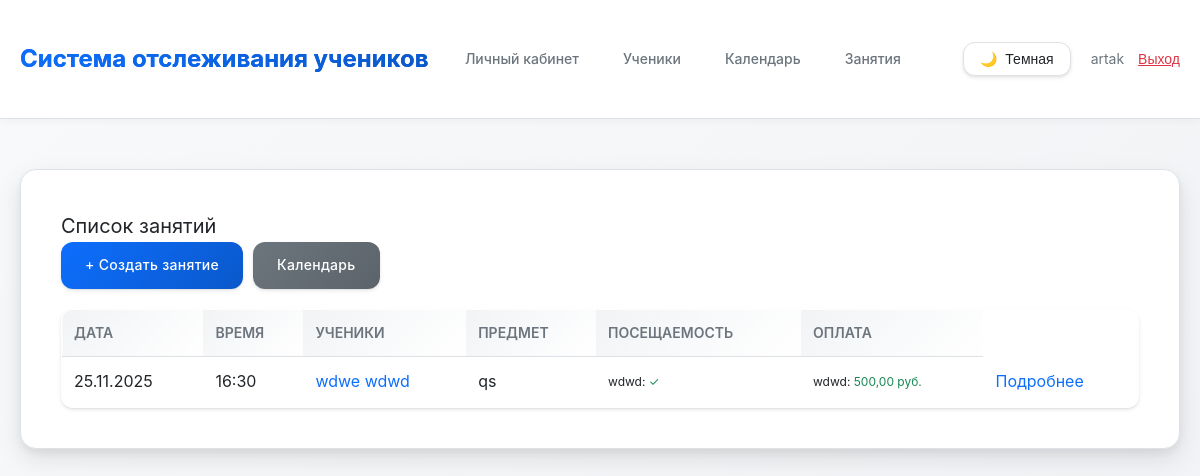
The page /lessons/ (signed in) on the database as committed earlier.
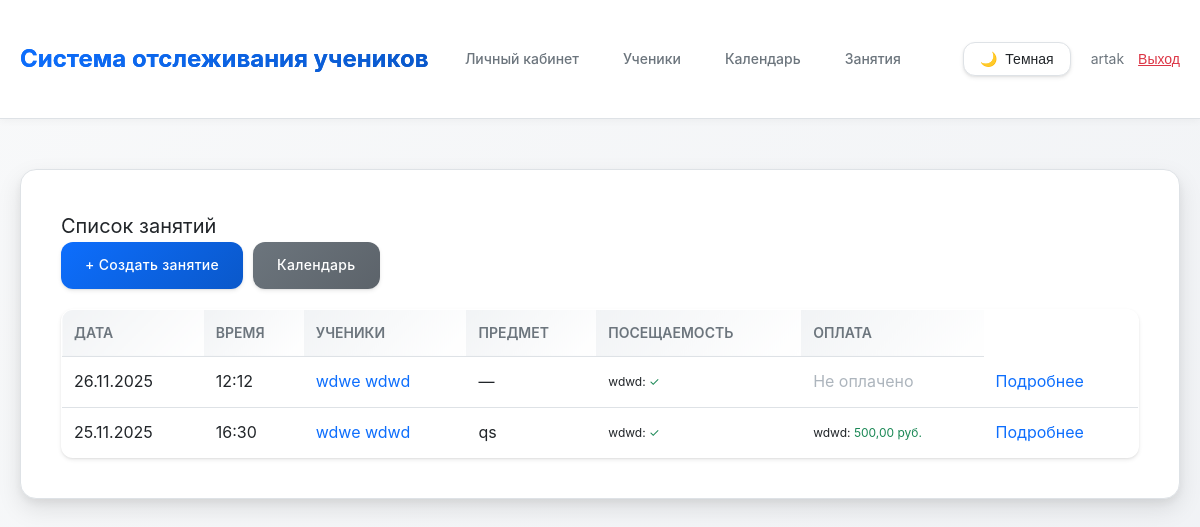
The same page on the database as committed later.
### main/models.py (models this page shows, shortened)
class Lesson(models.Model):
    tutor = models.ForeignKey(Tutor, on_delete=models.CASCADE, related_name='lessons', verbose_name='Репетитор')
    students = models.ManyToManyField(Student, related_name='lessons', verbose_name='Ученики')
    date = models.DateField(verbose_name='Дата')
    time = models.TimeField(verbose_name='Время')
    duration = models.IntegerField(default=60, validators=[MinValueValidator(1)], verbose_name='Длительность (минуты)')
    lesson_price = models.DecimalField(max_digits=10, decimal_places=2, default=Decimal('0.00'), validators=[MinValueValidator(Decimal('0.00'))], verbose_name='Стоимость занятия (за одного ученика)')
    subject = models.CharField(max_length=200, blank=True, verbose_name='Предмет/Тема')
    notes = models.TextField(blank=True, verbose_name='Заметки')
    created_at = models.DateTimeField(auto_now_add=True, verbose_name='Дата создания')
    updated_at = models.DateTimeField(auto_now=True, verbose_name='Дата обновления')
    class Meta:
        verbose_name = 'Занятие'
        verbose_name_plural = 'Занятия'
        ordering = ['-date', '-time']

class Student(models.Model):
    tutor = models.ForeignKey(Tutor, on_delete=models.CASCADE, related_name='students', verbose_name='Репетитор')
    first_name = models.CharField(max_length=100, verbose_name='Имя')
    last_name = models.CharField(max_length=100, verbose_name='Фамилия')
    phone = models.CharField(max_length=20, blank=True, null=True, verbose_name='Телефон')
    telegram = models.CharField(max_length=20, blank=True, null=True, verbose_name='Телеграм')
    created_at = models.DateTimeField(auto_now_add=True, verbose_name='Дата создания')
    updated_at = models.DateTimeField(auto_now=True, verbose_name='Дата обновления')
    grade = models.CharField(max_length=10, blank=True, null=True, verbose_name='Класс')
    notes = models.TextField(blank=True, verbose_name='Заметки')
    is_active = models.BooleanField(default=True, verbose_name='Активен')
    class Meta:
        verbose_name = 'Ученик'
        verbose_name_plural = 'Ученики'
        ordering = ['last_name', 'first_name']
    def __str__(self):
        return f"{self.last_name} {self.first_name}"

class Attendance(models.Model):
    STATUS_CHOICES = [
        ('present', 'Присутствовал'),
        ('absent', 'Отсутствовал'),
    ]
    lesson = models.ForeignKey(Lesson, on_delete=models.CASCADE, related_name='attendances', verbose_name='Занятие')
    student = models.ForeignKey(Student, on_delete=models.CASCADE, related_name='attendances', verbose_name='Ученик')
    status = models.CharField(max_length=10, choices=STATUS_CHOICES, default='present', verbose_name='Статус')
    notes = models.TextField(blank=True, verbose_name='Заметки')
    created_at = models.DateTimeField(auto_now_add=True, verbose_name='Дата создания')
    class Meta:
        verbose_name = 'Посещаемость'
        verbose_name_plural = 'Посещаемость'
        unique_together = ['lesson', 'student']
        ordering = ['-lesson__date', '-lesson__time']

class Payment(models.Model):
    PAYMENT_METHOD_CHOICES = [
        ('cash', 'Наличные'),
        ('transfer', 'Перевод'),
    ]
    student = models.ForeignKey(Student, on_delete=models.CASCADE, related_name='payments', verbose_name='Ученик')
    lesson = models.ForeignKey(Lesson, on_delete=models.SET_NULL, null=True, blank=True, related_name='payments', verbose_name='Занятие')
    amount = models.DecimalField(max_digits=10, decimal_places=2, validators=[MinValueValidator(Decimal('0.01'))], verbose_name='Сумма')
    payment_date = models.DateField(verbose_name='Дата оплаты')
    payment_method = models.CharField(max_length=20, choices=PAYMENT_METHOD_CHOICES, default='cash', verbose_name='Способ оплаты')
    notes = models.TextField(blank=True, verbose_name='Заметки')
    created_at = models.DateTimeField(auto_now_add=True, verbose_name='Дата создания')
    class Meta:
        verbose_name = 'Оплата'
        verbose_name_plural = 'Оплаты'
        ordering = ['-payment_date', '-created_at']

### main/views.py (the view)
# urls.py: path('lessons/', views.lesson_list, name='lesson_list'),
@login_required
def lesson_list(request):
    tutor = get_tutor(request)
    if not tutor:
        messages.error(request, 'Профиль репетитора не найден.')
        return redirect('dashboard')
    lessons = Lesson.objects.filter(tutor=tutor).order_by('-date', '-time')
    return render(request, 'main/lesson_list.html', {'lessons': lessons})

### main/views.py (called while the page is built)
def get_tutor(request):
    if request.user.is_authenticated:
        try:
            return request.user.tutor
        except Tutor.DoesNotExist:
            return None
    return None

### main/templates/main/lesson_list.html (shortened to what this page needs)
{% extends 'main/base.html' %}
{% block content %}
<div class="page-header">
    <h2 style="font-weight: 400; font-size: 20px; margin: 0;">Список занятий</h2>
    <div style="display: flex; gap: 10px; flex-wrap: wrap;">
        <a href="{% url 'lesson_create' %}" class="btn">+ Создать занятие</a>
        <a href="{% url 'calendar' %}" class="btn btn-secondary">Календарь</a>
    </div>
</div>
{% if lessons %}
    <div class="table-responsive">
    <table>
        <thead>
            <tr>
                <th>Дата</th>
                <th>Время</th>
                <th>Ученики</th>
                <th class="table-mobile-hide">Предмет</th>
                <th>Посещаемость</th>
                <th class="table-mobile-hide">Оплата</th>
            </tr>
        </thead>
        <tbody>
            {% for lesson in lessons %}
            <tr>
                <td>{{ lesson.date|date:"d.m.Y" }}</td>
                <td>{{ lesson.time|time:"H:i" }}</td>
                <td>
                    {% for student in lesson.students.all %}
                        <a href="{% url 'student_detail' student.pk %}">{{ student }}</a>{% if not forloop.last %}, {% endif %}
                    {% endfor %}
                </td>
                <td class="table-mobile-hide">{{ lesson.subject|default:"—" }}</td>
                <td>
                    {% with attendances=lesson.attendances.all %}
                        {% if attendances %}
                            {% for attendance in attendances %}
                                <div style="font-size: 12px;">
                                    {{ attendance.student.first_name }}:
                                    {% if attendance.status == 'present' %}
                                        <span class="status-success">✓</span>
                                    {% else %}
                                        <span class="status-error">✗</span>
                                    {% endif %}
                                </div>
                            {% endfor %}
                        {% else %}
                            <span style="color: var(--text-muted);">Не отмечено</span>
                        {% endif %}
                    {% endwith %}
                </td>
                <td class="table-mobile-hide">
                    {% with payments=lesson.payments.all %}
                        {% if payments %}
                            {% for payment in payments %}
                                <div style="font-size: 12px;">
                                    {{ payment.student.first_name }}:
                                    <span class="status-success">{{ payment.amount }} руб.</span>
                                </div>
                            {% endfor %}
                        {% else %}
                            <span style="color: var(--text-muted);">Не оплачено</span>
                        {% endif %}
                    {% endwith %}
                </td>
                <td><a href="{% url 'lesson_detail' lesson.pk %}">Подробнее</a></td>
            </tr>
            {% endfor %}
        </tbody>
    </table>
    </div>
{% else %}
    <div class="empty-state">
        <p>Пока нет занятий</p>
    </div>
{% endif %}
{% endblock %}

Rows that differ between the two databases and show on the page:
added Lesson: date "26.11.2025", time "12:12", subject "—", shows "Не оплачено", Student (last_name+first_name "wdwe wdwd")
added Attendance: student.first_name "wdwd", shown under "26.11.2025"
